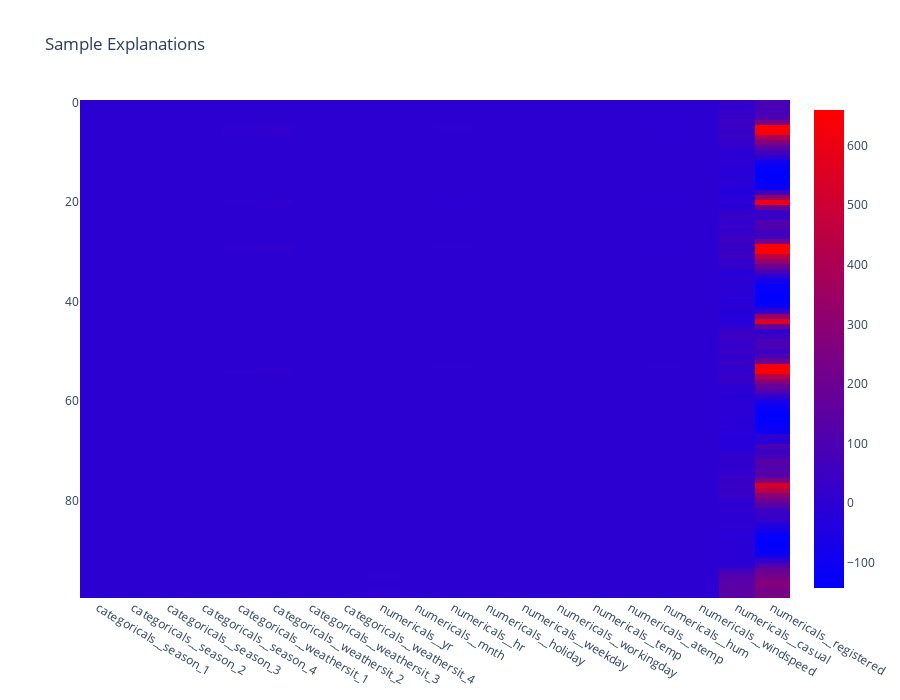

The cell this chart's notebook holds for it:
### Markdown cell above
## Samples

### Code cell
px.imshow(
    samples_explanations, height=700, color_continuous_scale="Bluered", title="Sample Explanations"
)

### Figure 1 — Plotly figure (JSON) as saved in the notebook; plotly's stock layout.template omitted (floating-point values rounded to 4 significant figures; data arrays with more than 128 entries replaced by an {"elided": "..."} marker saying what was removed)
{"data": [{"coloraxis": "coloraxis", "hovertemplate": "x: %{x}<br>y: %{y}<br>color: %{z}<extra></extra>", "name": "0", "type": "heatmap", "x": ["categoricals__season_1", "categoricals__season_2", "categoricals__season_3", "categoricals__season_4", "categoricals__weathersit_1", "categoricals__weathersit_2", "categoricals__weathersit_3", "categoricals__weathersit_4", "numericals__yr", "numericals__mnth", "numericals__hr", "numericals__holiday", "numericals__weekday", "numericals__workingday", "numericals__temp", "numericals__atemp", "numericals__hum", "numericals__windspeed", "numericals__casual", "numericals__registered"], "xaxis": "x", "y": [0, 1, 2, 3, 4, 5, 6, 7, 8, 9, 10, 11, 12, 13, 14, 15, 16, 17, 18, 19, 20, 21, 22, 23, 24, 25, 26, 27, 28, 29, 30, 31, 32, 33, 34, 35, 36, 37, 38, 39, 40, 41, 42, 43, 44, 45, 46, 47, 48, 49, 50, 51, 52, 53, 54, 55, 56, 57, 58, 59, 60, 61, 62, 63, 64, 65, 66, 67, 68, 69, 70, 71, 72, 73, 74, 75, 76, 77, 78, 79, 80, 81, 82, 83, 84, 85, 86, 87, 88, 89, 90, 91, 92, 93, 94, 95, 96, 97, 98, 99], "yaxis": "y", "z": {"elided": "100x20 float values"}}], "layout": {"coloraxis": {"colorscale": [[0, "rgb(0,0,255)"], [1, "rgb(255,0,0)"]]}, "height": 700, "title": {"text": "Sample Explanations"}, "xaxis": {"anchor": "y", "constrain": "domain", "domain": [0, 1], "scaleanchor": "y"}, "yaxis": {"anchor": "x", "autorange": "reversed", "constrain": "domain", "domain": [0, 1]}}}
